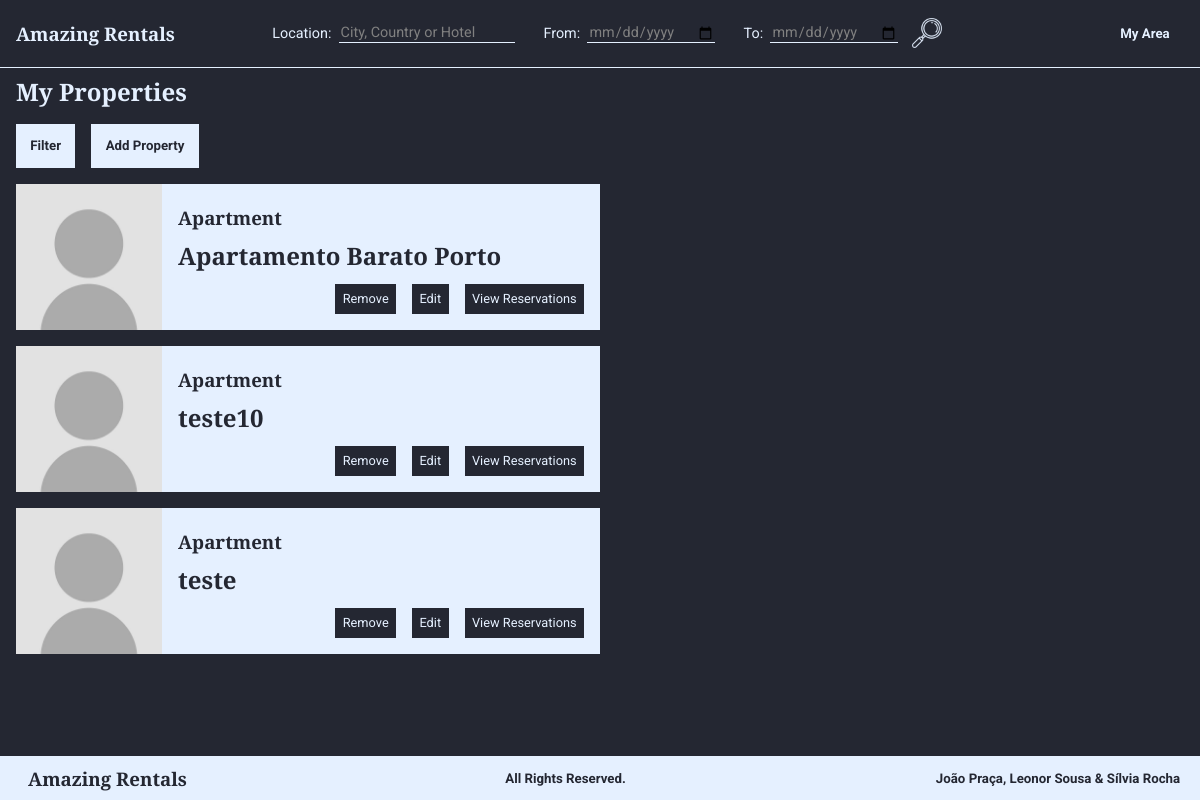
Page /listProperties.php (signed in) on the earlier database version.
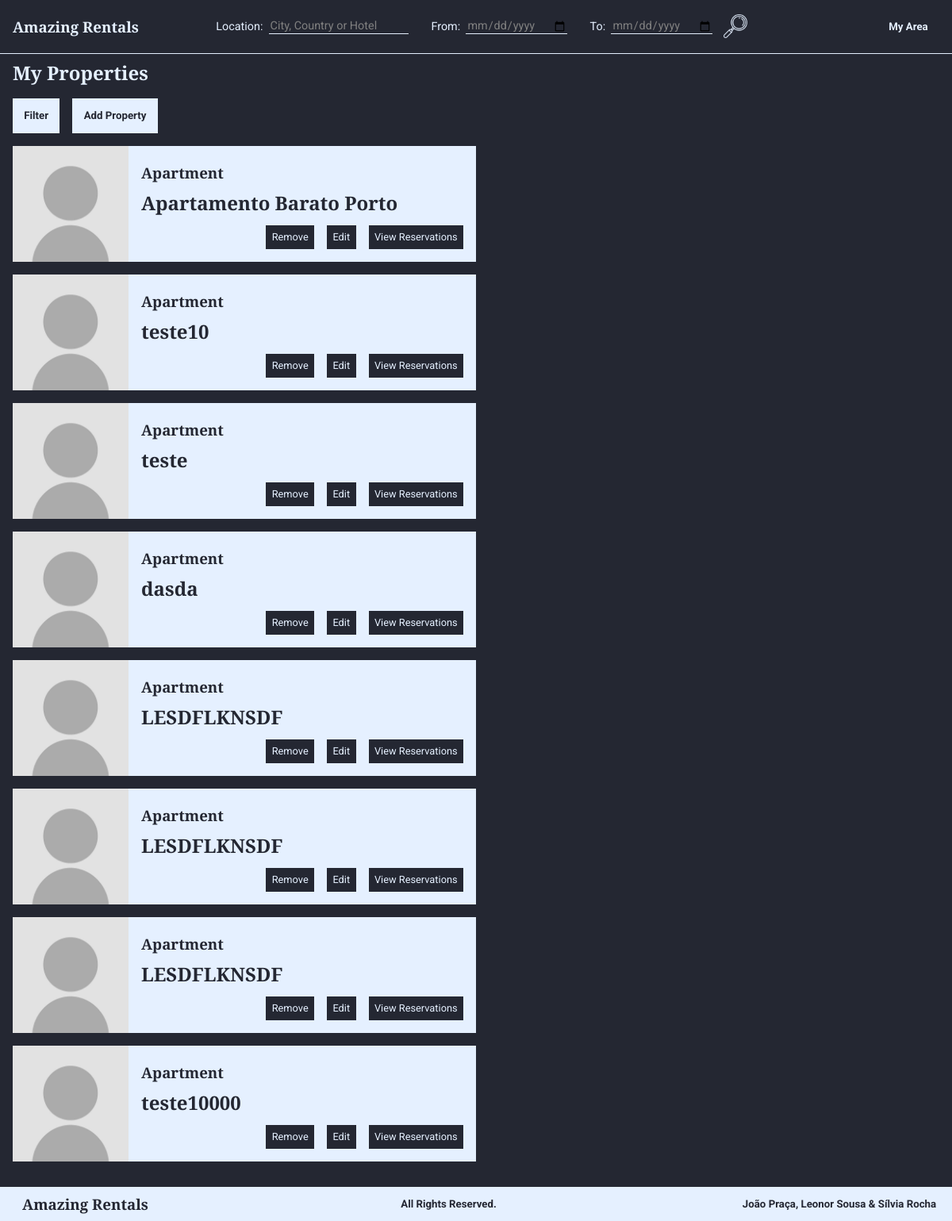
Same page on the later database version.
### tables this page shows
CREATE TABLE Habitacao (
    idHabitacao INTEGER PRIMARY KEY,
    nome        TEXT,
    numQuartos  INTEGER CHECK (numQuartos > 0), 
    maxHospedes INTEGER CHECK (maxHospedes > 0),  
    precoNoite  REAL    CHECK (precoNoite > 0), 
    taxaLimpeza REAL CHECK (taxaLimpeza >= 0), 
    descricao   TEXT,
    latitude    REAL    CHECK(latitude>=-90 and latitude<=90),
    longitude   REAL    CHECK(longitude>=-180 and longitude<=180),
    morada      TEXT,
    idCidade    INTEGER REFERENCES Cidade(idCidade) ON DELETE RESTRICT ON UPDATE RESTRICT, 
    idUtilizador INTEGER REFERENCES Utilizador(idUtilizador) ON DELETE CASCADE ON UPDATE CASCADE,
    idTipo      INTEGER REFERENCES TipoDeHabitacao (idTipo) ON DELETE SET NULL ON UPDATE CASCADE, 
    idPolitica  INTEGER REFERENCES PoliticaDeCancelamento (idPolitica) ON DELETE RESTRICT ON UPDATE CASCADE
);

CREATE TABLE TipoDeHabitacao (
    idTipo  INTEGER PRIMARY KEY,
    nome    VARCHAR(30) UNIQUE NOT NULL
);

### database/habitations.php (called while the page is built, shortened)
<?php
function getProperties($user_id){
    global $db;
    $stmt = $db->prepare('SELECT * FROM Habitacao WHERE idUtilizador = ?');
    $stmt->execute(array($user_id));
    return $stmt->fetchAll();
}
function getNameType($id){
    global $db;
    $stmt = $db->prepare('SELECT nome FROM TipoDeHabitacao WHERE idTipo=?');
    $stmt->execute(array($id));
    return $stmt->fetch();
}
function getHabitationPictures($id){
    global $db;
    $stmt = $db->prepare('SELECT * FROM Imagem WHERE idHabitacao=?');
    $stmt->execute(array($id));
    return $stmt->fetchAll();
}
?>

### templates/properties/viewShortProperty.php (the view)
<section class="propertyShort">
    <?php
        include_once("database/connection.php");
        include_once("database/habitations.php");
        $picture=getHabitationPictures($habitation['idHabitacao']);
        if ($picture != null){
            echo '<img src=' . $picture['urlImagem'] . 'alt=' . $picture['legenda'] . '>';
        }
        else{
            echo '<img src="images/ownerPicture.jpg"  alt="Habitation Picture">';
        }
    ?>
    <div class="rightText">
        <h3><?=getNameType($habitation['idTipo'])['nome']?></h3>
        <h1><?=$habitation['nome']?></h1>
        <div class="horizontalElements">
            <a href="#" class="submit"><p>Remove</p></a>
            <a href="editProperty.php?id=<?=$habitation['idHabitacao']?>" class="submit"><p>Edit</p></a>
            <a href="listReservationsByProperty.php?id=<?=$habitation['idHabitacao']?>" class="submit"><p>View Reservations</p></a>
        </div>
    </div>
</section>

### listProperties.php (shortened to what this page needs)
<?php
  include('database/connection.php');
  include('database/habitations.php');
  include('templates/common/header.php');
  echo '<h2 class="subtitle">My Properties</h2>';
  echo '<div class="list_properties_options">';
  echo '<a href="editProfile.php"><h5>Filter</h5></a>';
  echo '<a href="addProperty.php"><h5>Add Property</h5></a>';
  echo '</div>';
  $properties = getProperties($_SESSION['user']);
  foreach ($properties as $habitation){
    include("templates/properties/viewShortProperty.php");
  }
  include('templates/common/footer.php');
?>

Differences in the rows shown:
added habitacao: idTipo.nome "Apartment", nome "dasda"
added habitacao: idTipo.nome "Apartment", nome "LESDFLKNSDF"
added habitacao: idTipo.nome "Apartment", nome "LESDFLKNSDF"
added habitacao: idTipo.nome "Apartment", nome "LESDFLKNSDF"
added habitacao: idTipo.nome "Apartment", nome "teste10000"
